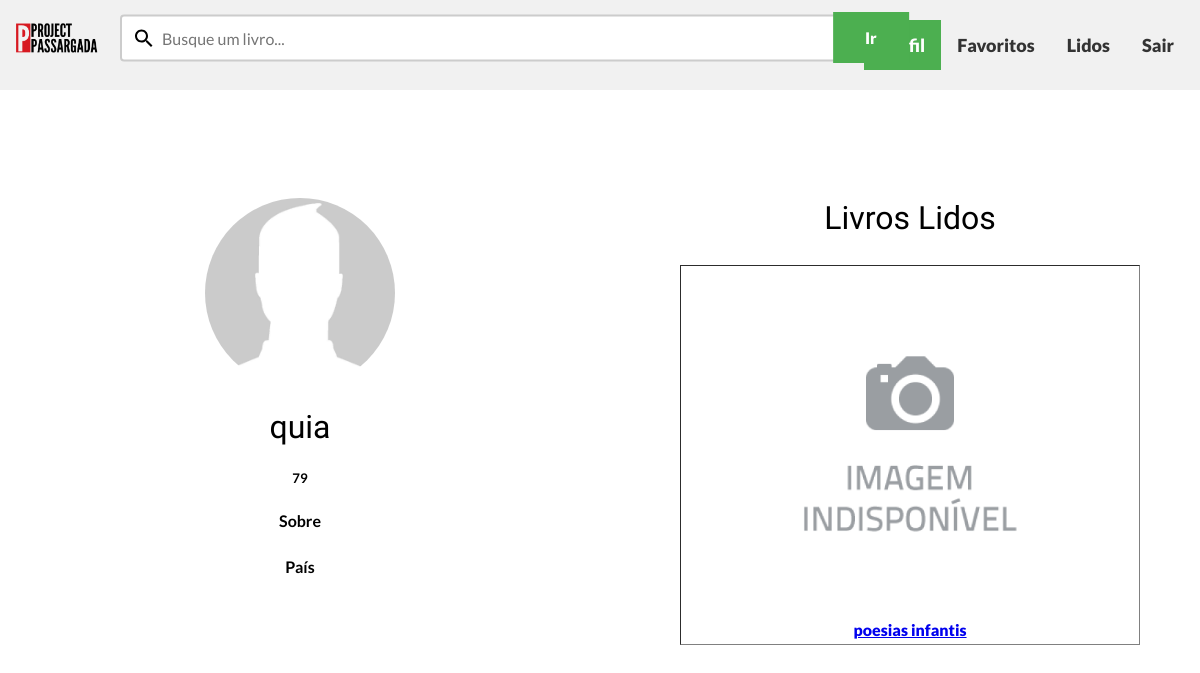
The app's page /perfil.php (signed in) with its own data.
### tables this page shows
CREATE TABLE `users` (
  `id` int(11) NOT NULL,
  `username` varchar(25) NOT NULL,
  `name` text NOT NULL,
  `age` int(11) NOT NULL,
  `passwdhash` text NOT NULL,
  `email` text NOT NULL,
  `about` text NOT NULL,
  `country` varchar(20) NOT NULL
);

CREATE TABLE `books` (
  `id` int(11) NOT NULL,
  `title` text NOT NULL,
  `author` text NOT NULL,
  `release_year` int(11) NOT NULL,
  `language` varchar(40) NOT NULL DEFAULT 'portugues'
);

### perfil.php (the view, shortened to what this page needs)
<!DOCTYPE html>
<html>
  <head>
<?php
$logado = $_SESSION['uname'];
$servername = "localhost";
            $username = "phpmyadmin";
            $password = "pazeiluminacao";
            $dbname = "passargada";
            $conn = new mysqli($servername, $username, $password, $dbname);
$query = "SELECT `name`,`age` FROM `users`
WHERE `username` = '$logado'";
$result = $conn->query($query);
$row = $result->fetch_assoc()
?>
  </head>
  <body>
    <div class="header">
      <div class="logo">
        <a href="index.php">
          <img src="imgs/logo-transp.png" alt="Project Passargada">
        </a>
      </div>
      <form name="busca" action="busca.php">
          <input type="text" name="search" placeholder="Busque um livro...">
          <button type="submit" class="botao">Ir</button>
      </form>
      <div class="topnav">
        <a class="active" href="perfil.php">Perfil</a>
        <a href="favs.php">Favoritos</a>
        <a href="lidos.php">Lidos</a>
        <a href="logout.php">Sair</a>
      </div>
    </div>
    <br><br><br><br>
	<p style="width: 100%; overflow: hidden;">
    	<center style="width: 600px; float: left;">
    		<div class="circle">
      			<img src="imgs/anon.jpeg">
    		</div>
			<br>
			<?php
     			echo "<h1>" . $row["name"]. "</h1>";
     			echo "<h5>" . $row["age"] . "</h5>";
      			echo "<h3>" . "Sobre" . "</h3>";
      			echo "<h3>" . "País" . "</h3>";
			?>
		</center>
    	<div class = "tabela" style="margin-left: 620px;">
			<center><h1>Livros Lidos</h1>
      		<table width=80% border="1" cellpadding="5", frame=void> <tr>
          <?php
            $servername = "localhost";
            $username = "phpmyadmin";
            $password = "pazeiluminacao";
            $dbname = "passargada";
            $conn = new mysqli($servername, $username, $password, $dbname);
            $logado = $_SESSION['uname'];
            $query = "SELECT books.id,books.title,books.author,books.release_year,books.language FROM books WHERE books.id IN  (SELECT books_read.id_book FROM `users` INNER JOIN `books_read` ON users.id=books_read.id_user WHERE users.username='" . $logado . "')";
            $result = $conn->query($query);
            if ($result->num_rows > 0) {
                echo '<tr>';
                while($row = $result->fetch_assoc()) {
                    echo  '<td align="center" valign="center">
                    <a href="#book">
                    <img src="imgs/nao-disp.png" alt=' . $row['title'].'width=241px height="346px" />
                    <br>'
                    . $row['title'].'
                      </a>
                    </td>';
                }
            }else{
                echo "      Não há nenhum livro lido";
            }
        ?>
      </table></center>
    </div>
    </p>
  </body>
</html>
</html>

### perfil.php (style rules this page uses)
body { margin: 0; font-family: 'Lato', sans-serif; font-weight: 800; }
.header { overflow: hidden; background-color: #f1f1f1; padding: 20px 10px; }
.header a { float: left; }
.header form { margin: 0; position: absolute; top: 4.8%; left: 40%; transform: translate(-50%, -50%); width: 60%; }
.header input[type=text] { width: 100%; box-sizing: border-box; border: 2px solid #ccc; border-radius: 4px; font-size: 16px; font-family: 'Lato', sans-serif; background-color: white; background-image: url('ic_search_black_18dp.svg'); background-position: 10px 50%; background-repeat: no-repeat; padding: 12px 20px 12px 40px; }
.logo a { width: 8%; border-radius: 0px; margin:0 0; padding-right: 20px; }
.logo a img { width: 100%; }
.botao { font-family: 'Lato', sans-serif; font-weight: 800; background-color: #4CAF50; border: none; color: white; padding: 16px 32px; text-align: center; text-decoration: none; display: inline-block; font-size: 16px; margin: 4px 2px; cursor: pointer; position: absolute; top: 40%; left: 104%; transform: translate(-50%, -50%); }
.topnav { overflow: hidden; background-color: #f1f1f1; float: right; }
.topnav a { float: left; color: #333; text-align: center; padding: 14px 16px; text-decoration: none; font-size: 18px; }
.topnav a.active { background-color: #4CAF50; color: white; }
.circle { background-color: #aaa; border-radius: 50%; width: 190px; height: 190px; overflow: hidden; position: relative; }
.circle img { position: center; bottom: 0; width: 100%; }
h1 { font-family: 'Dosis', sans-serif; font-weight: 400; line-height: 40px; font-size: 32px; margin: 0 0 23px 0; }
h3 { font-family: 'Lato', sans-serif; font-size: 16px; line-height: 23px; margin: 0 0 23px 0; }

### records on screen
users: name "quia", age "79"
books: title "poesias infantis"
